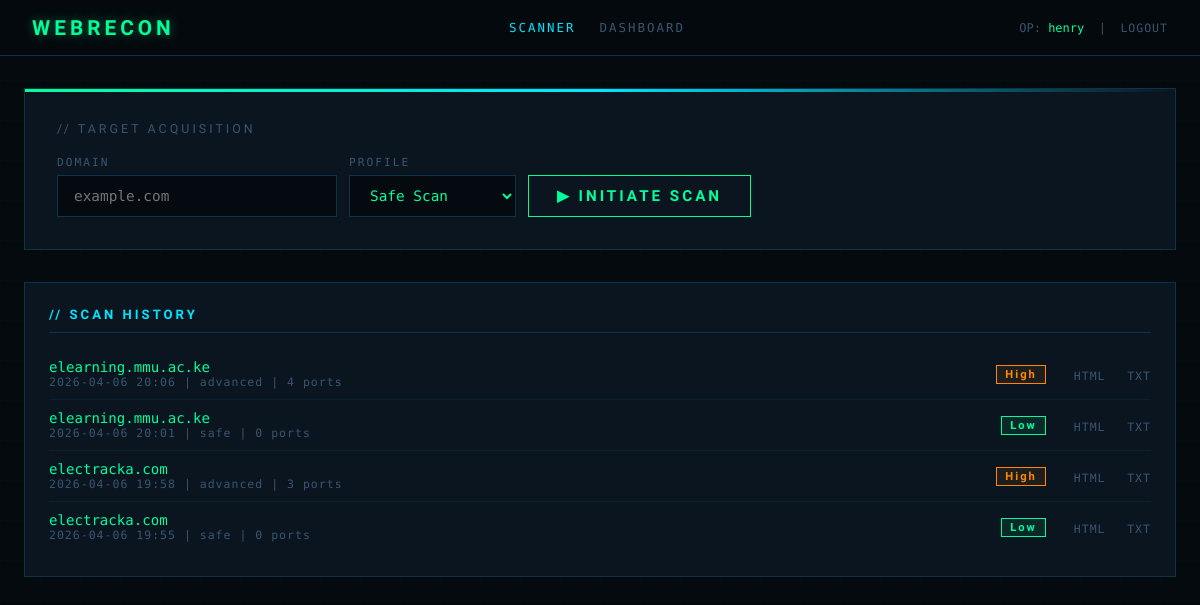
Page / (signed in) on the earlier database version.
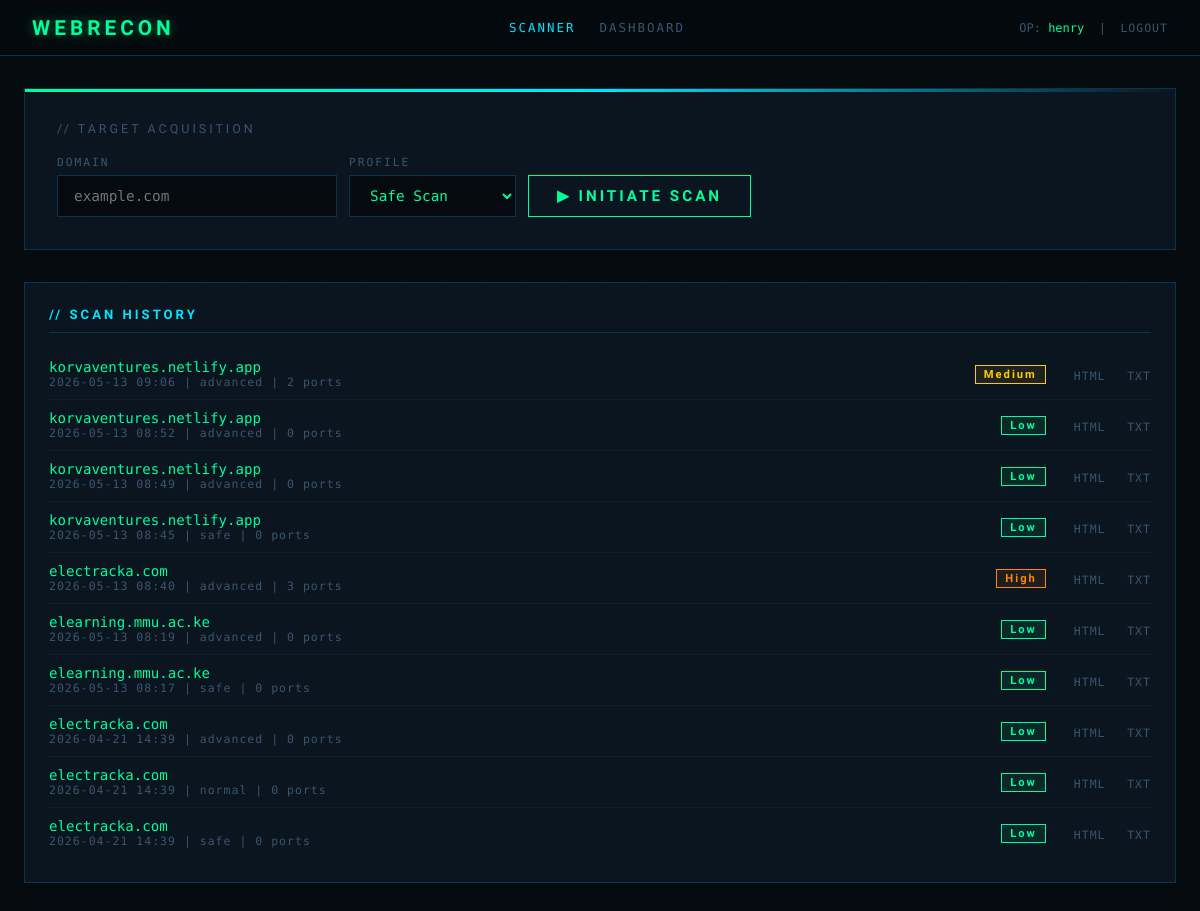
Same page on the later database version.
### app.py (models this page shows, shortened)
class User(db.Model):
    __tablename__ = "users"
    id            = db.Column(db.Integer, primary_key=True)
    username      = db.Column(db.String(80), unique=True, nullable=False)
    password_hash = db.Column(db.String(256), nullable=False)
    created_at    = db.Column(db.DateTime, default=datetime.utcnow)
    scans         = db.relationship("Scan", backref="user", lazy=True)

class Scan(db.Model):
    __tablename__  = "scans"
    id             = db.Column(db.Integer, primary_key=True)
    user_id        = db.Column(db.Integer, db.ForeignKey("users.id"), nullable=False)
    domain         = db.Column(db.String(255), nullable=False)
    ip             = db.Column(db.String(50))
    profile        = db.Column(db.String(50))
    risk_level     = db.Column(db.String(20))
    open_ports     = db.Column(db.Integer, default=0)
    services       = db.Column(db.String(500))
    dns_output     = db.Column(db.Text)
    whois_output   = db.Column(db.Text)
    nmap_output    = db.Column(db.Text)
    whatweb_output = db.Column(db.Text)
    cve_output     = db.Column(db.Text)
    subdomains     = db.Column(db.Text)
    report_txt     = db.Column(db.String(255))
    report_html    = db.Column(db.String(255))
    timestamp      = db.Column(db.DateTime, default=datetime.utcnow)

### app.py (the view, shortened to what this page needs)
@app.route("/", methods=["GET", "POST"])
@login_required
def index():
    user = current_user()
    if user is None:
        session.clear()
        flash("Session expired. Please log in again.", "warning")
        return redirect(url_for("login"))
    data  = {}
    error = None
    past_scans = Scan.query.filter_by(user_id=user.id)\
                           .order_by(Scan.timestamp.desc())\
                           .limit(10).all()
    return render_template("index.html", data=data, error=error, user=user, past_scans=past_scans)

### app.py (called while the page is built)
def login_required(f):
    @wraps(f)
    def decorated(*args, **kwargs):
        if "user_id" not in session:
            flash("Please log in first.", "warning")
            return redirect(url_for("login"))
        user = db.session.get(User, session["user_id"])
        if user is None:
            session.clear()
            flash("Session expired. Please log in again.", "warning")
            return redirect(url_for("login"))
        return f(*args, **kwargs)
    return decorated

def current_user():
    if "user_id" not in session:
        return None
    return db.session.get(User, session["user_id"])

### Templates/index.html (shortened to what this page needs)
<!DOCTYPE html>
<html lang="en">
<head>
</head>
<body>
<nav>
    <div class="nav-brand">WEBRECON</div>
    <div class="nav-links">
        <a href="{{ url_for('index') }}" class="active">Scanner</a>
        <a href="{{ url_for('dashboard') }}">Dashboard</a>
    </div>
    <div class="nav-user">
        OP: <span>{{ user.username }}</span> &nbsp;|&nbsp;
        <a href="{{ url_for('logout') }}" style="color:var(--dim);text-decoration:none;letter-spacing:1px;font-size:0.72rem;">LOGOUT</a>
    </div>
</nav>
<div class="container">
    <div class="scan-card">
        <div class="section-label">// Target Acquisition</div>
        <form class="scan-form" method="POST" id="scanForm">
            <div class="form-group">
                <label>Domain</label>
                <input type="text" name="domain" placeholder="example.com" required
                       value="{{ data.scan.domain if data.scan else '' }}">
            </div>
            <div class="form-group">
                <label>Profile</label>
                <select name="profile">
                    <option value="safe">Safe Scan</option>
                </select>
            </div>
            <button type="submit" class="btn-scan"><span>▶ INITIATE SCAN</span></button>
        </form>
    </div>
    {% if past_scans %}
    <div class="history-section">
        <h3>// Scan History</h3>
        {% for s in past_scans %}
        <div class="history-row">
            <div>
                <div class="history-domain">{{ s.domain }}</div>
                <div class="history-meta">{{ s.timestamp.strftime('%Y-%m-%d %H:%M') }} | {{ s.profile }} | {{ s.open_ports }} ports</div>
            </div>
            <div style="display:flex;align-items:center;gap:16px">
                <span class="risk-badge risk-{{ s.risk_level }}" style="font-size:0.7rem;padding:2px 8px">{{ s.risk_level }}</span>
                <div class="history-links">
                    <a href="{{ url_for('view_report', filename=s.report_html) }}" target="_blank">HTML</a>
                    <a href="{{ url_for('download_report', filename=s.report_txt) }}">TXT</a>
                </div>
            </div>
        </div>
        {% endfor %}
    </div>
    {% endif %}
</div>
</body>
</html>

### Templates/index.html (style rules this page uses)
:root { --bg:#050a0e; --panel:#0b1520; --border:#0d3349; --green:#00ff99; --cyan:#00e5ff; --yellow:#ffcc00; --red:#ff4466; --orange:#ff8800; --text:#a8c8e0; --dim:#3a5570; }
* { margin:0; padding:0; box-sizing:border-box; }
body { background:var(--bg); font-family:'Share Tech Mono',monospace; color:var(--text); min-height:100vh; }
body::before { content:''; position:fixed; inset:0; background-image:linear-gradient(rgba(0,229,255,0.02) 1px,transparent 1px),linear-gradient(90deg,rgba(0,229,255,0.02) 1px,transparent 1px); background-size:40px 40px; pointer-events:none; z-index:0; }
nav { position:relative; z-index:10; background:rgba(5,10,14,0.95); border-bottom:1px solid var(--border); padding:0 32px; display:flex; align-items:center; justify-content:space-between; height:56px; }
.nav-brand { font-family:'Rajdhani',sans-serif; font-size:1.3rem; font-weight:700; letter-spacing:4px; color:var(--green); text-shadow:0 0 12px rgba(0,255,153,0.4); }
.nav-links { display:flex; gap:24px; }
.nav-links a { color:var(--dim); text-decoration:none; font-size:0.78rem; letter-spacing:2px; text-transform:uppercase; transition:color 0.2s; }
.nav-links a:hover, .nav-links a.active { color:var(--cyan); }
.nav-user { font-size:0.75rem; color:var(--dim); }
.nav-user span { color:var(--green); }
.container { position:relative; z-index:1; max-width:1200px; margin:0 auto; padding:32px 24px; }
.scan-card { background:var(--panel); border:1px solid var(--border); padding:32px; margin-bottom:32px; position:relative; }
.scan-card::before { content:''; position:absolute; top:0; left:0; width:100%; height:3px; background:linear-gradient(90deg,var(--green),var(--cyan),transparent); }
.section-label { font-family:'Rajdhani',sans-serif; font-size:0.78rem; letter-spacing:3px; color:var(--dim); text-transform:uppercase; margin-bottom:20px; }
.scan-form { display:flex; gap:12px; flex-wrap:wrap; align-items:flex-end; }
.form-group { display:flex; flex-direction:column; gap:6px; }
.form-group label { font-size:0.7rem; letter-spacing:2px; color:var(--dim); text-transform:uppercase; }
.scan-form input, .scan-form select { background:rgba(0,0,0,0.5); border:1px solid var(--border); color:var(--green); padding:10px 16px; font-family:'Share Tech Mono',monospace; font-size:0.9rem; outline:none; transition:border-color 0.2s; height:42px; }
.scan-form input { width:280px; }
.scan-form select option { background:var(--panel); }
.btn-scan { padding:10px 28px; height:42px; background:transparent; border:1px solid var(--green); color:var(--green); font-family:'Rajdhani',sans-serif; font-size:0.95rem; font-weight:700; letter-spacing:3px; text-transform:uppercase; cursor:pointer; transition:all 0.2s; position:relative; overflow:hidden; white-space:nowrap; }
.btn-scan::before { content:''; position:absolute; inset:0; background:var(--green); transform:translateX(-100%); transition:transform 0.25s ease; z-index:0; }
.btn-scan span { position:relative; z-index:1; }
.risk-badge { display:inline-block; padding:3px 12px; font-size:0.8rem; font-weight:bold; letter-spacing:2px; font-family:'Rajdhani',sans-serif; }
.risk-Low { color:var(--green); border:1px solid var(--green); background:rgba(0,255,153,0.08); }
.risk-Medium { color:var(--yellow); border:1px solid var(--yellow); background:rgba(255,204,0,0.08); }
.risk-High { color:var(--orange); border:1px solid var(--orange); background:rgba(255,136,0,0.08); }
.history-section { background:var(--panel); border:1px solid var(--border); padding:24px; }
.history-section h3 { font-family:'Rajdhani',sans-serif; font-size:0.82rem; letter-spacing:3px; color:var(--cyan); text-transform:uppercase; margin-bottom:16px; padding-bottom:10px; border-bottom:1px solid var(--border); }
.history-row { display:flex; justify-content:space-between; align-items:center; padding:10px 0; border-bottom:1px solid rgba(13,51,73,0.4); flex-wrap:wrap; gap:8px; }
.history-row:last-child { border-bottom:none; }
.history-domain { color:var(--green); font-size:0.88rem; }
.history-meta { color:var(--dim); font-size:0.72rem; letter-spacing:1px; }
.history-links a { font-size:0.72rem; color:var(--dim); text-decoration:none; letter-spacing:1px; transition:color 0.2s; margin-left:12px; }

Differences in the rows shown:
no longer on this page (row unchanged): Scan: domain "elearning.mmu.ac.ke", timestamp "2026-04-06 20:06", profile "advanced", open_ports "4", risk_level "High"
no longer on this page (row unchanged): Scan: domain "elearning.mmu.ac.ke", timestamp "2026-04-06 20:01", profile "safe", open_ports "0", risk_level "Low"
no longer on this page (row unchanged): Scan: domain "electracka.com", timestamp "2026-04-06 19:58", profile "advanced", open_ports "3", risk_level "High"
no longer on this page (row unchanged): Scan: domain "electracka.com", timestamp "2026-04-06 19:55", profile "safe", open_ports "0", risk_level "Low"
added Scan: domain "korvaventures.netlify.app", timestamp "2026-05-13 09:06", profile "advanced", open_ports "2", risk_level "Medium"
added Scan: domain "korvaventures.netlify.app", timestamp "2026-05-13 08:52", profile "advanced", open_ports "0", risk_level "Low"
added Scan: domain "korvaventures.netlify.app", timestamp "2026-05-13 08:49", profile "advanced", open_ports "0", risk_level "Low"
added Scan: domain "korvaventures.netlify.app", timestamp "2026-05-13 08:45", profile "safe", open_ports "0", risk_level "Low"
added Scan: domain "electracka.com", timestamp "2026-05-13 08:40", profile "advanced", open_ports "3", risk_level "High"
added Scan: domain "elearning.mmu.ac.ke", timestamp "2026-05-13 08:19", profile "advanced", open_ports "0", risk_level "Low"
added Scan: domain "elearning.mmu.ac.ke", timestamp "2026-05-13 08:17", profile "safe", open_ports "0", risk_level "Low"
added Scan: domain "electracka.com", timestamp "2026-04-21 14:39", profile "advanced", open_ports "0", risk_level "Low"
added Scan: domain "electracka.com", timestamp "2026-04-21 14:39", profile "normal", open_ports "0", risk_level "Low"
added Scan: domain "electracka.com", timestamp "2026-04-21 14:39", profile "safe", open_ports "0", risk_level "Low"
